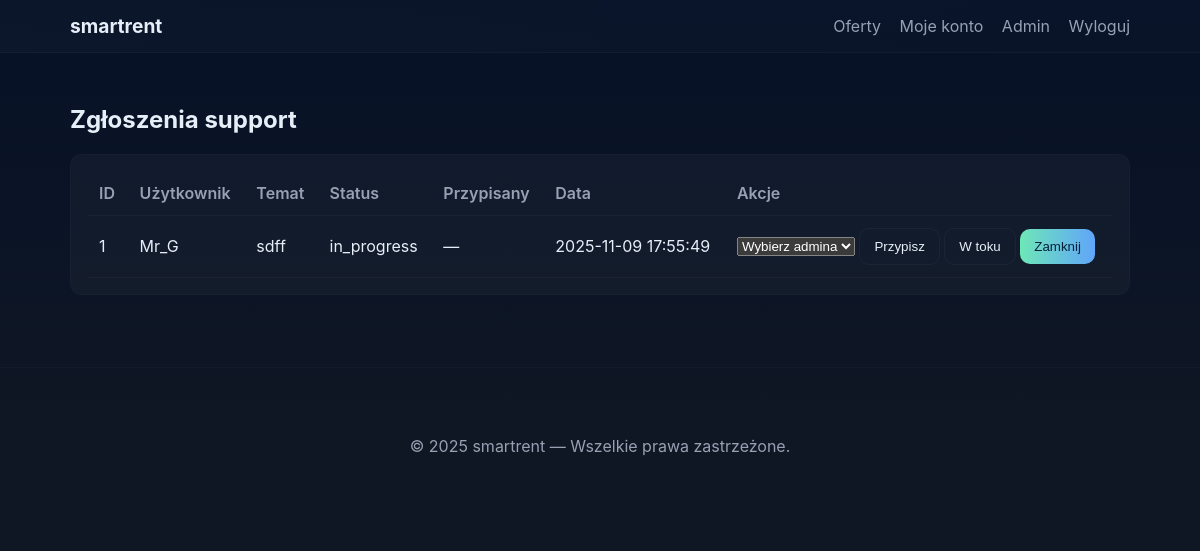
The page /admin_tickets.php (signed in) on the database its author committed.
### tables this page shows
CREATE TABLE `support_tickets` (
  `id` int(11) NOT NULL,
  `user_id` int(11) NOT NULL,
  `subject` varchar(255) NOT NULL,
  `message` text NOT NULL,
  `status` enum('open','in_progress','closed') DEFAULT 'open',
  `assigned_to` int(11) DEFAULT NULL,
  `created_at` datetime DEFAULT current_timestamp(),
  `updated_at` datetime DEFAULT NULL
);

CREATE TABLE `users` (
  `id` int(11) NOT NULL,
  `name` varchar(150) NOT NULL,
  `email` varchar(200) NOT NULL,
  `password` varchar(255) NOT NULL,
  `role` enum('user','admin') NOT NULL DEFAULT 'user',
  `created_at` datetime DEFAULT current_timestamp()
);

### admin_tickets.php (the view, shortened to what this page needs)
<?php
require_once 'includes/admin_functions.php';
$stmt = $pdo->query("SELECT t.*, u.name AS user_name, a.name AS assigned_name
                     FROM support_tickets t
                     LEFT JOIN users u ON t.user_id = u.id
                     LEFT JOIN users a ON t.assigned_to = a.id
                     ORDER BY t.created_at DESC LIMIT 500");
$tickets = $stmt->fetchAll(PDO::FETCH_ASSOC);
?>
<!doctype html>
<html lang="pl">
<head><meta charset="utf-8"><meta name="viewport" content="width=device-width,initial-scale=1">
  <link rel="stylesheet" href="assets/css/style.css">
</head>
<body>
<?php include 'includes/navbar.php'; ?>
<main class="container">
  <h2>Zgłoszenia support</h2>
  <div class="panel">
    <?php if (!$tickets): ?>
      <p>Brak zgłoszeń.</p>
    <?php else: ?>
      <table class="table">
        <thead><tr><th>ID</th><th>Użytkownik</th><th>Temat</th><th>Status</th><th>Przypisany</th><th>Data</th><th>Akcje</th></tr></thead>
        <tbody>
        <?php foreach ($tickets as $t): ?>
          <tr>
            <td><?=intval($t['id'])?></td>
            <td><?=htmlspecialchars($t['user_name'] ?? '—')?></td>
            <td><?=htmlspecialchars($t['subject'])?></td>
            <td><?=htmlspecialchars($t['status'])?></td>
            <td><?=htmlspecialchars($t['assigned_name'] ?? '—')?></td>
            <td><?=htmlspecialchars($t['created_at'])?></td>
            <td>
              <form method="post" style="display:inline">
                <select name="assigned_to">
                  <option value="">Wybierz admina</option>
                </select>
                <button class="btn" name="action" value="assign" type="submit">Przypisz</button>
              </form>
              <form method="post" style="display:inline">
                <button class="btn" name="action" value="in_progress" type="submit">W toku</button>
              </form>
              <form method="post" style="display:inline" onsubmit="return confirm('Zamknąć zgłoszenie?')">
                <button class="btn btn-primary" name="action" value="close" type="submit">Zamknij</button>
              </form>
            </td>
          </tr>
        <?php endforeach; ?>
        </tbody>
      </table>
    <?php endif; ?>
  </div>
</main>
<?php include 'includes/footer.php'; ?>
</body>
</html>

### assets/css/style.css (style rules this page uses)
:root { --bg:#0f1724; --card:#0b1220; --muted:#98a0b3; --accent:#6ee7b7; --accent-2:#60a5fa; --text:#e6eef8; --glass: rgba(255,255,255,0.03); --radius:12px; --max-width:1100px; --gap:18px; font-family: Inter, ui-sans-serif, system-ui, -apple-system, "Segoe UI", Roboto, "Helvetica Neue", Arial; color-scheme: dark; }
* { box-sizing:border-box }
body { margin:0; background: linear-gradient(180deg, #071127 0%, #0f1724 55%); color:var(--text); -webkit-font-smoothing:antialiased; -moz-osx-font-smoothing:grayscale; min-height:100vh; }
.container { max-width:var(--max-width); margin:0 auto; padding:32px 20px; }
.btn { display:inline-block;padding:10px 14px;border-radius:10px;background:transparent;border:1px solid rgba(255,255,255,0.04);color:var(--text);text-decoration:none;cursor:pointer; }
.btn-primary { background:linear-gradient(90deg,var(--accent),var(--accent-2));color:#05203a;border:0 }
.panel { background:var(--glass);padding:16px;border-radius:12px;border:1px solid rgba(255,255,255,0.02); }
.table { width:100%;border-collapse:collapse;background:transparent }
.table th, .table td { padding:12px;border-bottom:1px solid rgba(255,255,255,0.03);text-align:left }
.table thead th { color:var(--muted);font-weight:600 }

### rows shown on the page
support_tickets: id "1", user.name "Mr_G", subject "sdff", status "in_progress", assigned_name "—", created_at "2025-11-09 17:55:49"

### other values the page prints
APP_NAME "smartrent"
